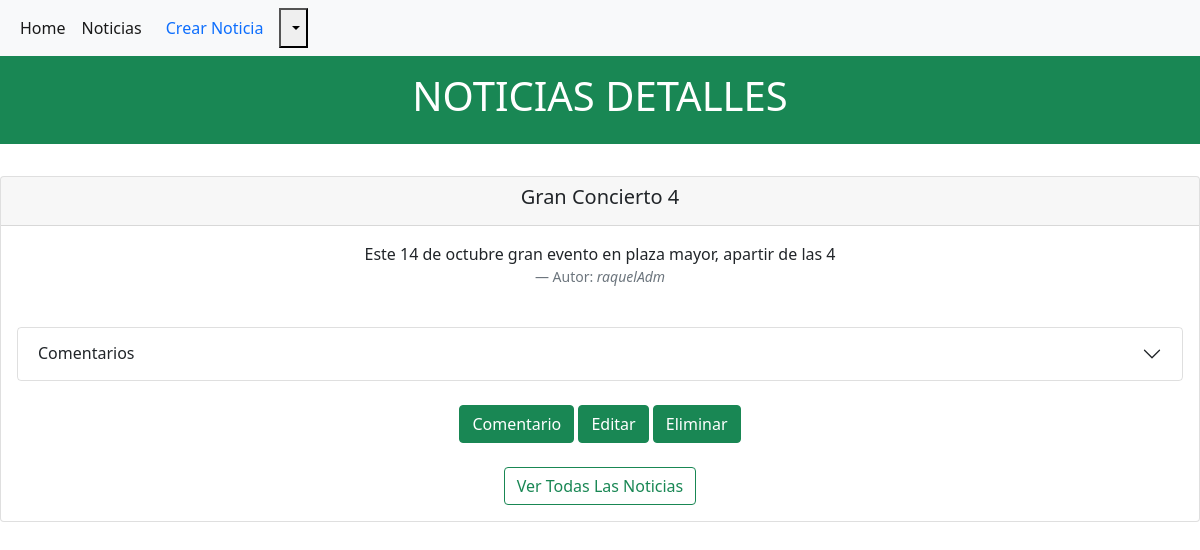
/noticias/noticias/1 (signed in), run on the app's committed database.
### noticias/models.py (models this page shows, shortened)
class Noticias(models.Model):
    Titulo = models.CharField(max_length=100)
    Descripcion = models.TextField(max_length=500)
    Fecha = models.DateTimeField(auto_now_add=True)
    Autor = models.ForeignKey(get_user_model(), on_delete=models.CASCADE,)

### users/models.py (models this page shows)
class CustomUser(AbstractUser):
    Nombre = models.CharField(max_length=15)

### noticias/views.py (the view)
# urls.py: path('noticias/<int:pk>', noticiasPageDetail.as_view(), name='noticias_detalle'),
class noticiasPageDetail(LoginRequiredMixin, DetailView):
    template_name = 'noticias_detalle.html'
    model = Noticias
    context_object_name = 'Todas_Noticias'
    login_url = 'login'

### noticias/models.py (called while the page is built)
    def __str__(self) -> str:
        return self.comentario

### noticias/templates/noticias_detalle.html (shortened to what this page needs)
{% extends 'base.html' %}{% load crispy_forms_tags%}{% block content %}
<div class="p-3 mb-2 bg-success text-white">
    <h1><center>NOTICIAS DETALLES</center></h1>
</div><br>
<div class="card text-center">
  <div class="card-header">
    <h5 class="card-title">{{Todas_Noticias.Titulo}}</h5>
  </div>
  <div class="card-body">
    <p class="card-text">{{Todas_Noticias.Descripcion}}</p>
    <footer class="blockquote-footer">Autor: <cite title="Source Title">{{Todas_Noticias.Autor}}</cite></footer>
    <br>
    <div class="accordion" id="accordionExample">
      <div class="accordion-item">
        <h2 class="accordion-header" id="flush-headingOne">
          <button class="accordion-button collapsed" type="button" data-bs-toggle="collapse" data-bs-target="#flush-collapseOne" aria-expanded="false" aria-controls="flush-collapseOne">
            Comentarios
          </button>
        </h2>
      </div>
    </div>
    <br>
    <div class="d-grid gap-2 d-md-block">
      <a href="{% url 'comentarios' Todas_Noticias.pk  %}" class="btn btn-success btn-xs"> Comentario </a>
      <a href="{% url 'noticias_editar' Todas_Noticias.pk %}" class="btn btn-success btn-xs"> Editar </a>
      <a href="{% url 'noticias_eliminar' Todas_Noticias.pk %}" class="btn btn-success btn-xs"> Eliminar </a>
    </div>
    <br>
    <a class="btn btn-outline-success btn-xs justify-content-md-end" href="{% url 'noticias' %}"> Ver Todas Las Noticias </a>
  </div>
</div>
{% endblock content %}

### data on the page
Noticias: Titulo "Gran Concierto 4", Descripcion "Este 14 de octubre gran evento en plaza mayor, apartir de las 4", Autor "raquelAdm"
